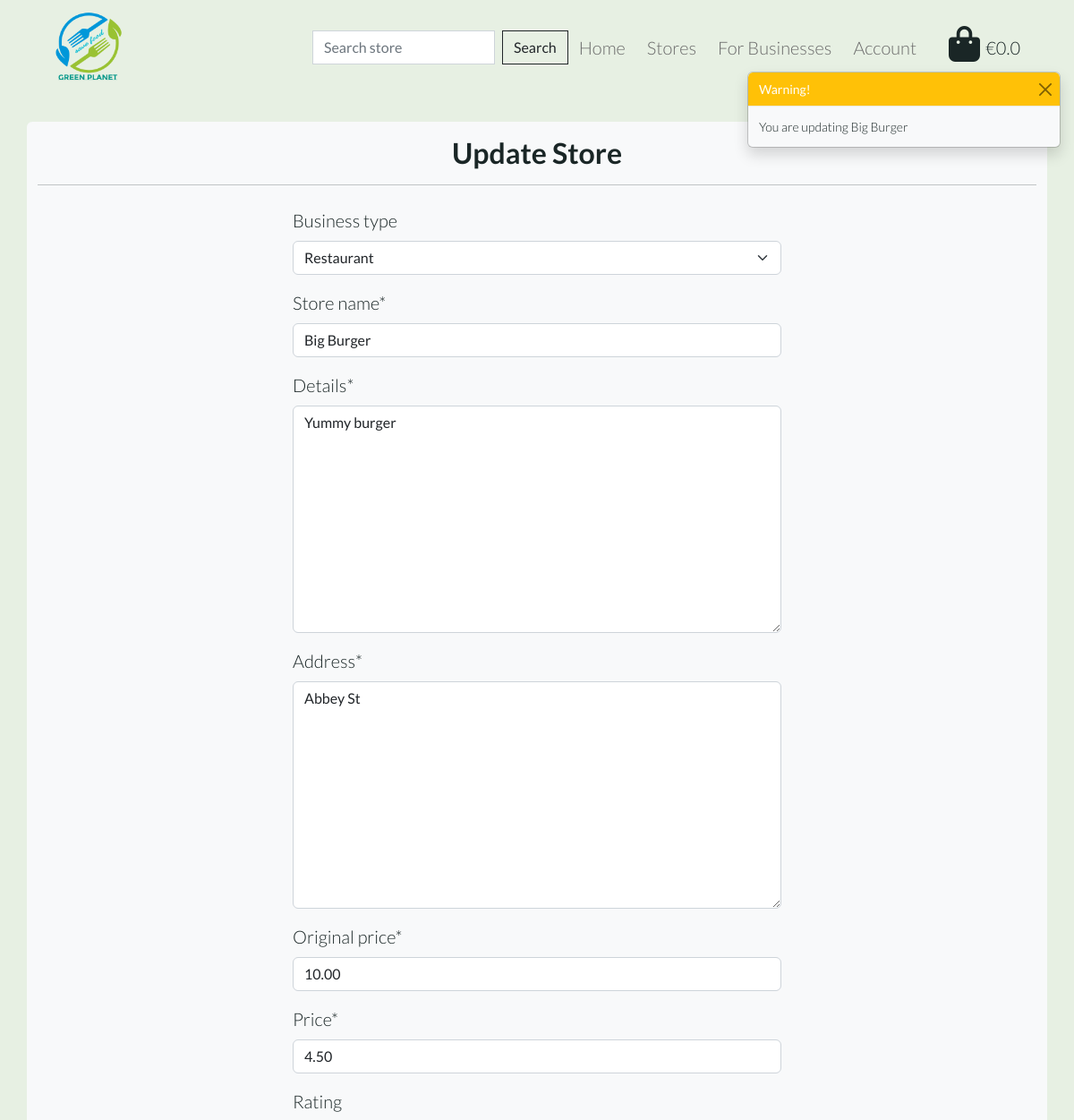
Before: /stores/edit_store/1/ (upper part) with the older database file.
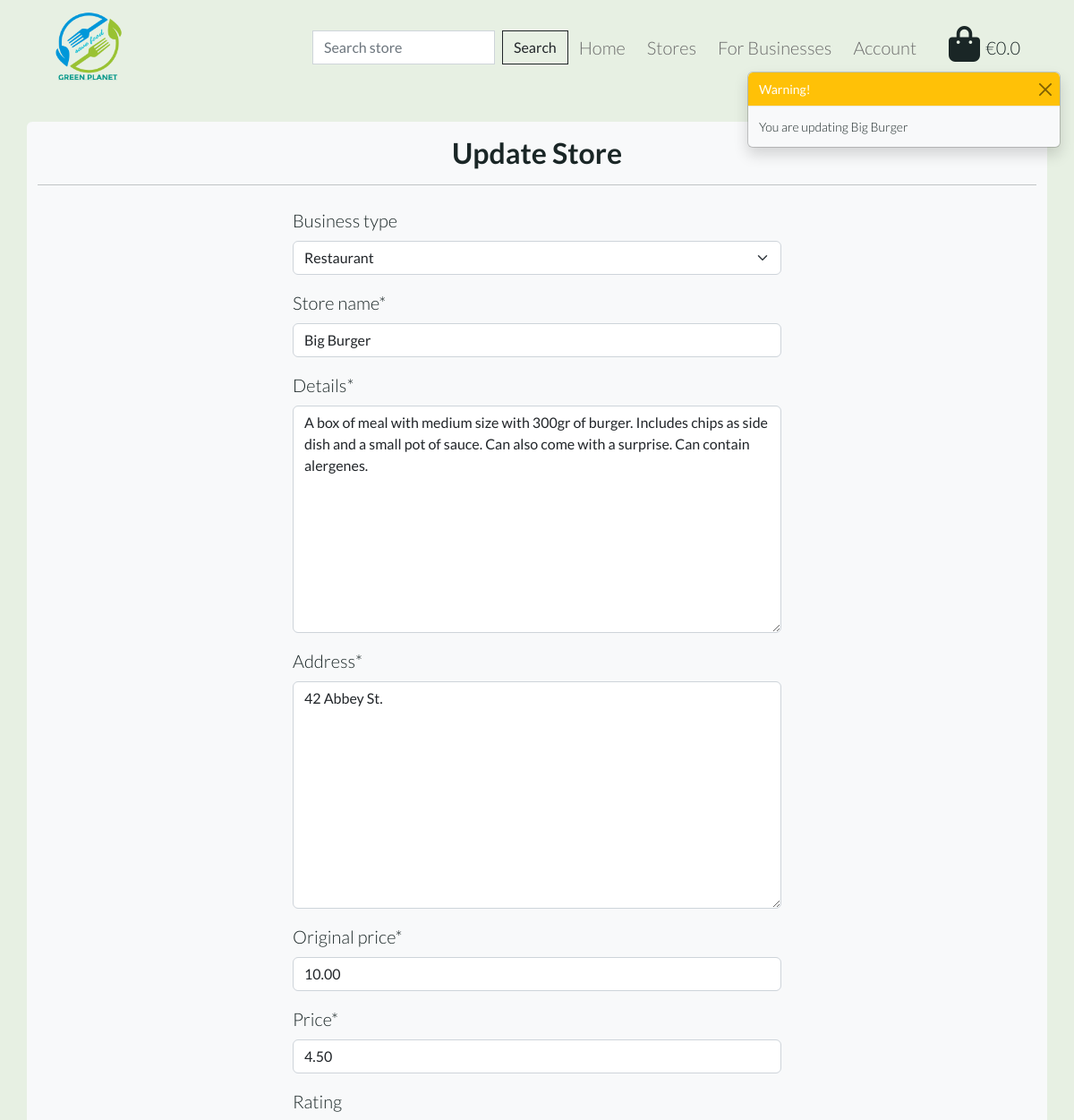
After: the same page with the newer database file.
### store/models.py (models this page shows)
class Store(models.Model):
    business_type = models.ForeignKey(
        'BusinessType', null=True, blank=True, on_delete=models.SET_NULL
    )
    store_name = models.CharField(max_length=255)
    details = models.TextField()
    address = models.TextField()
    original_price = models.DecimalField(max_digits=6, decimal_places=2)
    price = models.DecimalField(max_digits=6, decimal_places=2)
    rating = models.DecimalField(
        max_digits=6, decimal_places=2, null=True, blank=True
    )
    favourites = models.ManyToManyField(
        User, related_name='favourite', default=None, blank=True
    )
    image = models.ImageField(null=True, blank=True)
    def __str__(self):
        return self.store_name

### store/views.py (the view)
# urls.py: path('edit_store/<int:store_id>/', views.edit_store, name='edit_store'),
def edit_store(request, store_id):
    store = get_object_or_404(Store, pk=store_id)
    if request.method == 'POST':
        form = StoreForm(request.POST, request.FILES, instance=store)
        if form.is_valid():
            form.save()
            messages.info(request, 'You  have updated this store!')
            return redirect(reverse('store_detail', args=[store.id]))
        else:
            messages.error(request,
                           ('Update error. '
                            'Please make sure the form is valid.'))
    else:
        form = StoreForm(instance=store)
        messages.warning(request, f'You are updating {store.store_name}')
    template = 'stores/edit_store.html'
    context = {
        'form': form,
        'store': store,
    }
    return render(request, template, context)

### store/forms.py
class StoreForm(forms.ModelForm):
    class Meta:
        model = Store
        exclude = ('favourites',)
    def __init__(self, *args, **kwargs):
        super().__init__(*args, **kwargs)
        business_type = BusinessType.objects.all()
        friendly_names = [(b.id, b.get_friendly_name()) for b in business_type]
        self.fields['business_type'].choices = friendly_names

### bag/contexts.py (called while the page is built, shortened)
def bag_contents(request):
    bag_items = []
    grand_total = 0
    bag = request.session.get('bag', {})
    context = {
        'bag_items': bag_items,
        'grand_total': grand_total,
    }
    return context

### store/models.py (called while the page is built)
    def get_friendly_name(self):
        return self.friendly_name

### store/templates/stores/edit_store.html (shortened to what this page needs)
{% extends "base.html" %}
{% load static %}
{% load crispy_forms_tags %}
{% block extra_css %}
    <link rel="stylesheet" href="{% static 'checkout/css/checkout.css' %}">
{% endblock %}
{% block content %}
<div class="container mt-2 mb-5 min-h-page bg-light rounded py-2">
    <div class="row">
        <div class="col-12 text-center py-2">
            <h2 class="fw-bold">Update Store</h2>
            <hr class="my-3">
        </div>
    </div>
    <div class="row d-flex justify-content-center">
        <div class="col-12 col-md-6">
            <form method="POST" action="{% url 'edit_store' store.id %}" class="form mb-5" enctype="multipart/form-data">
                {{ form | crispy }}
            </form>
        </div>
    </div>
</div>
{% endblock %}

Changed rows visible on the page:
changed Store "Restaurant": details "Yummy burger" → "A box of meal with medium size with 300gr of burger. Includes chips as side dish and a small pot of sauce. Can also come with a surprise. Can contain alergenes."; address "Abbey St" → "42 Abbey St."
